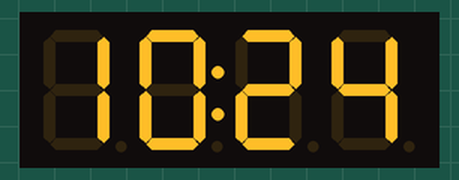
This sketch was run on a simulated ESP32. Shown: 4-digit seven-segment display. WiFi joins after 1.5 s; servers stay silent unless stated; the local clock reads 2024-03-15 10:24:30 at power-on unless the sketch sets it; storage starts empty; what the sketch prints to the serial monitor is not drawn.

Above: at 2.6 s.
At 90.4 s:
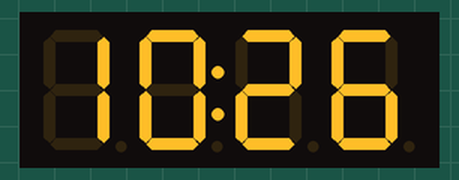

The sketch:

TM_Clock.ino
```cpp
/*************************************************************************************************
                                      PROGRAMMINFO
**************************************************************************************************
Funktion: TM-Clock, Internetzeit Abruf, WLAN-Manager, WLAN-Daten im SPIFFS gespeichert

**************************************************************************************************
Version: 29.03.2026
**************************************************************************************************
Board: ESP32vn IoT UNO
**************************************************************************************************
Libraries:
WiFiManager (von tzapu) https://github.com/tzapu/wifimanager
TM1637Display (von avishorp)
FS und SPIFFS (standardmäßig in ESP32 Core enthalten)
**************************************************************************************************
C++ Arduino IDE V1.8.19

**************************************************************************************************
Einstellungen:
https://dl.espressif.com/dl/package_esp32_index.json
http://dan.drown.org/stm32duino/package_STM32duino_index.json
http://arduino.esp8266.com/stable/package_esp8266com_index.json
**************************************************************************************************/
#include <Arduino.h>
#include <WiFiManager.h>         // für Access Point Manager https://github.com/tzapu/wifimanager
#include <time.h>                // für NTP und Zeitzonen
#include <TM1637Display.h>       // für TM1637 4-stellige Anzeige
#include <FS.h>
#include <SPIFFS.h>

#define CLK 18   // TM1637 CLK Pin
#define DIO 5    // TM1637 DIO Pin

TM1637Display display(CLK, DIO);

// Zeitzone für Mitteleuropa mit Sommer-/Winterzeit-Umstellung
#define TZ_EU "CET-1CEST,M3.5.0/02,M10.5.0/03"

const char* ntpServer = "pool.ntp.org";
bool timeInitialized = false;

void initSPIFFS() {
  if (!SPIFFS.begin(true)) {
    Serial.println("SPIFFS konnte nicht initialisiert werden!");
  } else {
    Serial.println("SPIFFS gestartet.");
  }
}

void connectWiFi() {
  WiFiManager wm;

  if (!wm.autoConnect("TM-Cock")) {
    Serial.println("Keine Verbindung möglich, starte neu...");
    delay(3000);
    ESP.restart();
  }

  Serial.print("Verbunden mit: ");
  Serial.println(WiFi.SSID());
  Serial.print("IP-Adresse: ");
  Serial.println(WiFi.localIP());
}

void setupTime() {
  configTzTime(TZ_EU, ntpServer);  // Zeitzone + NTP konfigurieren
  struct tm timeinfo;
  if (!getLocalTime(&timeinfo)) {
    Serial.println("Fehler: Keine Zeitdaten verfügbar!");
  } else {
    Serial.println("Zeit erfolgreich synchronisiert.");
    timeInitialized = true;
  }
}

void displayTime() {
  if (!timeInitialized) return;

  struct tm timeinfo;
  if (getLocalTime(&timeinfo)) {
    int hours = timeinfo.tm_hour;
    int minutes = timeinfo.tm_min;

    // Zeit als hh:mm anzeigen
    int displayTime = hours * 100 + minutes;
    display.showNumberDecEx(displayTime, 0b01000000, true); // Doppelpunkt an

  } else {
    Serial.println("Zeit kann nicht gelesen werden!");
  }
}

void setup() {
  Serial.begin(115200);
  delay(1000);

  initSPIFFS();
  connectWiFi();
  setupTime();

  display.setBrightness(0); // Helligkeit
  Serial.println("ESP32 Internetuhr gestartet.");
}

void loop() {
  displayTime();
  delay(1000);
}
```

Measured:
- what the display in image 0 shows lasts 27.6 s, from 2.5 s to 30.1 s
